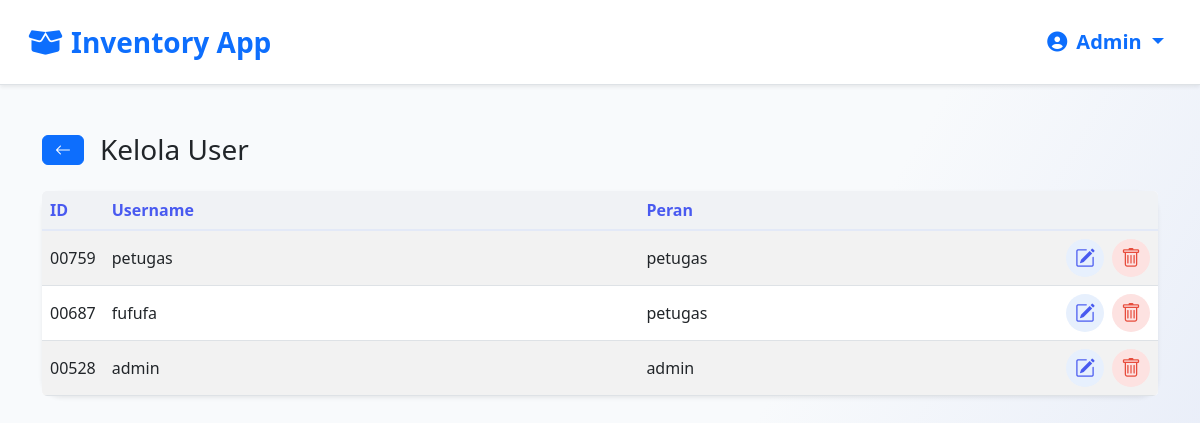
/admin/kelola_user.php (signed in), run on the app's committed database.
### tables this page shows
CREATE TABLE `users` (
  `id` varchar(5) NOT NULL,
  `username` varchar(50) NOT NULL,
  `password` varchar(255) NOT NULL,
  `role` enum('admin','petugas') NOT NULL
);

### admin/kelola_user.php (the view, shortened to what this page needs)
<?php
require_once '../config/db.php';
include '../pages/navbar.php';
$result = $conn->query("SELECT * FROM users ORDER BY id DESC");
?>
<!DOCTYPE html>
<html lang="id">
<head>
    <link href="https://cdn.jsdelivr.net/npm/bootstrap@5.3.0/dist/css/bootstrap.min.css" rel="stylesheet" />
    <link rel="stylesheet" href="https://cdn.jsdelivr.net/npm/bootstrap-icons@1.10.5/font/bootstrap-icons.css">
</head>
<body>
<div class="container py-4">
    <div class="page-header d-flex align-items-center justify-content-between flex-wrap mb-4">
      <div class="d-flex align-items-center gap-2">
        <a href="admin.php" type="button" class="btn btn-primary me-2">
          <i class="bi bi-arrow-left"></i>
        </a>
        <h3 class="mb-0">Kelola User</h3>
      </div>
    </div>
    <div class="card shadow-sm">
        <div class="card-body p-0">
            <div class="table-responsive">
                <table class="table table-striped table-hover align-middle mb-0">
                    <thead>
                        <tr>
                            <th style="width:40px;">ID</th>
                            <th>Username</th>
                            <th>Peran</th>
                            <th style="width:10px;"></th>
                        </tr>
                    </thead>
                    <tbody>
                        <?php if($result->num_rows > 0): ?>
                            <?php while($row = $result->fetch_assoc()): ?>
                                <tr>
                                    <td><?= $row['id'] ?></td>
                                    <td><?= htmlspecialchars($row['username']) ?></td>
                                    <td><?= $row['role'] ?></td>
                                    <td>
                                        <div class="aksi-btns">
                                            <button class="btn btn-edit p-0"
                                                data-id="<?= $row['id'] ?>"
                                                data-username="<?= htmlspecialchars($row['username']) ?>"
                                                data-role="<?= $row['role'] ?>"
                                                title="Edit">
                                                <i class="bi bi-pencil-square"></i>
                                            </button>
                                            <button class="btn btn-hapus p-0" data-id="<?= $row['id'] ?>" title="Hapus">
                                                <i class="bi bi-trash"></i>
                                            </button>
                                        </div>
                                    </td>
                                </tr>
                            <?php endwhile; ?>
                        <?php else: ?>
                            <tr>
                                <td colspan="4" class="text-center text-secondary">Belum ada data user.</td>
                            </tr>
                        <?php endif; ?>
                    </tbody>
                </table>
            </div>
        </div>
    </div>
</div>
</body>
</html>

### admin/kelola_user.php (style rules this page uses)
body { background: linear-gradient(120deg, #f8fafc 60%, #e3e9f7 100%); min-height: 100vh; }
.card { border-radius: 1.2rem; box-shadow: 0 4px 24px rgba(34,34,59,0.07); border: none; }
.table { background: #fff; border-radius: 5px; overflow: hidden; }
.table thead th { background: #f0f2f5; color: #495af0; font-weight: 600; border-bottom: 2px solid #e3e9f7; }
.table-striped > tbody > tr:nth-of-type(odd) { background-color: #f8fafc; }
.aksi-btns { display: flex; gap: 0.5rem; justify-content: center; }
.btn-edit, .btn-hapus { border-radius: 50%; width: 38px; height: 38px; display: flex; align-items: center; justify-content: center; font-size: 1.25rem; border: none; transition: background 0.2s, color 0.2s; }
.btn-edit { background: #e7f0fd; color: #495af0; }
.btn-hapus { background: #fde2e1; color: #e74c3c; }

### data on the page
users: id "00759", username "petugas", role "petugas"
users: id "00687", username "fufufa", role "petugas"
users: id "00528", username "admin", role "admin"

### other printed values
$username "Admin"
